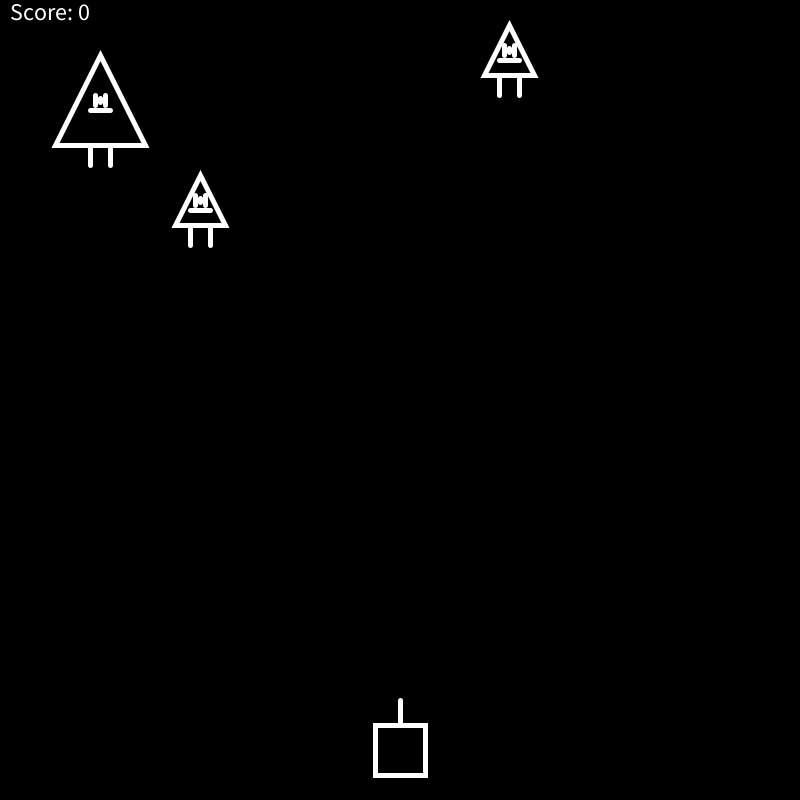
Frame 1 (no input)
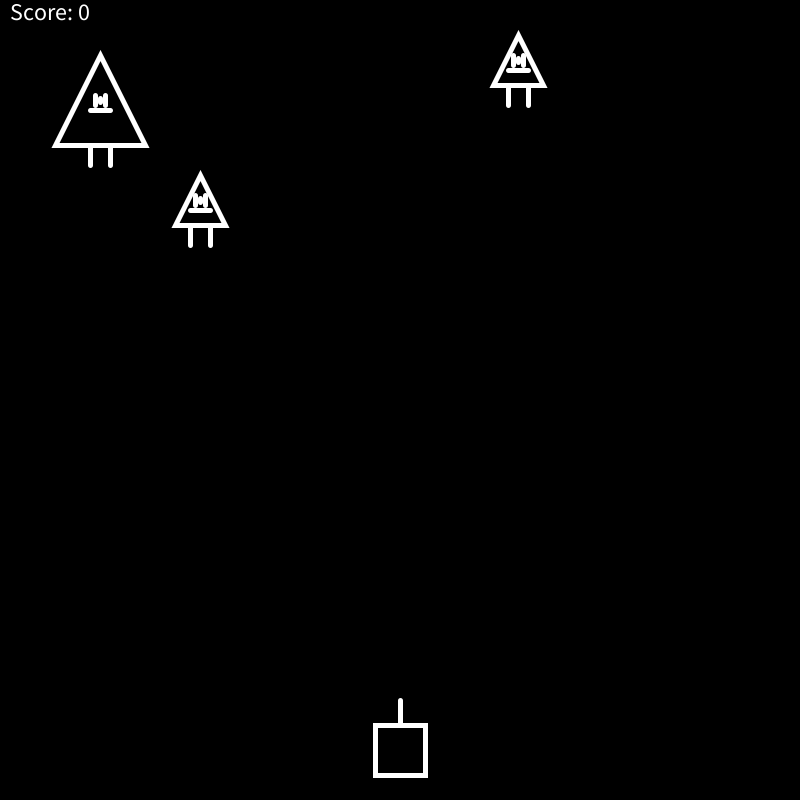
Frame 60 (the mouse pressed at the canvas centre just before this capture)
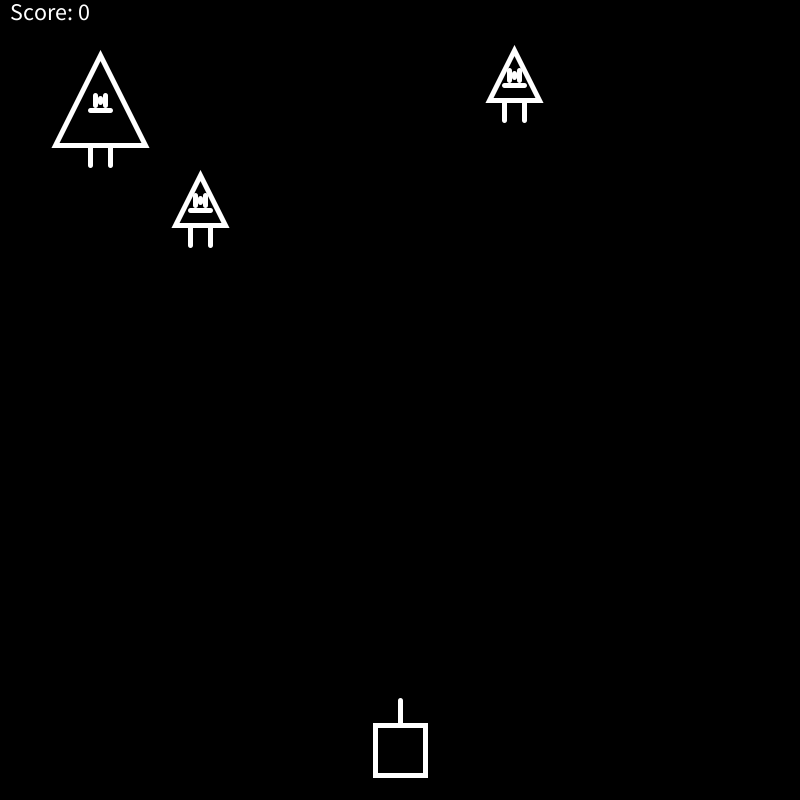
Frame 120 (the mouse held since frame 60 and released just before this capture)

The Processing sketch that drew these frames (run headless with seeded random() and noise(); from frame 60 on, the mouse is pressed at the canvas centre):

// Processing sketch: bugZap
// ── bugZap.pde
void setup()
{
  size(800, 800);
  
  playerX = width / 2;
  playerY = height - 50;
  
  rectMode(CENTER);
  
  bugX = random(halfBugSize, width - halfBugSize); 
  bugY = 50;
}

float playerX, playerY;
float bugX, bugY;
float bugSize = 50;
float halfBugSize = bugSize / 2;
float playerSize = 50;
float halfPlayerSize = playerSize / 2;
int score;

void drawBug(float x, float y, float w, float hw)
{
  triangle(x - hw, y + hw, x, y - hw, x + hw, y + hw);
  line(x - 5, y - 5, x - 5, y + 5);
  line(x + 5, y - 5, x + 5, y + 5);
  line(x, y-2, x, y +2);
  line(x -10, y + 10, x + 10, y + 10);
  line(x - 10, y + hw, x - 10, y + hw + 20);
  line(x + 10, y + hw, x + 10, y + hw + 20);
}

void drawPlayer(float x, float y, float w, float hw)
{
  rect(x,y, w, w);
  line(x, y - hw, x, y - 50);
}

void movePlayer()
{
  if (keyPressed)
  {
    if ((key == 'a' || keyCode == LEFT) && playerX > halfPlayerSize)
    {
      playerX -= speed;
    }
    if ((key == 'd' || keyCode == RIGHT) && playerX < width - halfPlayerSize)
    {
      playerX += speed;
    }       
  }
}

void shooting()
{
  if (keyPressed && (keyCode == UP || key == ' ')) 
  {
    line(playerX, playerY - halfPlayerSize, playerX, 0); 
    
    if (playerX > bugX - halfBugSize && playerX < bugX + halfBugSize)
    {
      score ++;
      bugX = random(halfBugSize, width - halfBugSize); 
      bugY = 50;
    }
    
  }  
}

int gameMode= 1;
float speed = 5;

void draw()
{
  background(0);
  strokeWeight(5);
  if (gameMode == 1)
  {
    noFill();
    stroke(255);
    drawBug(bugX, bugY, bugSize, halfBugSize);
    drawBug(100, 100, 90, 45);
    drawBug(200, 200, 50, 25);
    
    drawPlayer(playerX, playerY, playerSize, halfPlayerSize);
    movePlayer();
    shooting();
    textSize(24);
    text("Score: " + score, 10, 20);
    
    if (frameCount % 20 == 0)
    {
    
       bugY += 5;
      bugX += random(-20, 20);
    }
    
    
  }
  else if (gameMode == 2)
  {
    text("Game Over!", 100, 100);
  }
}
